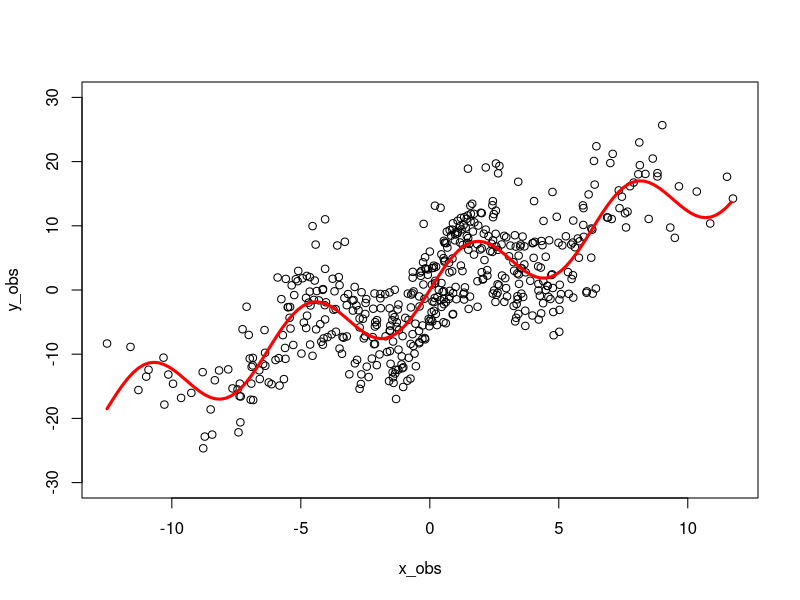
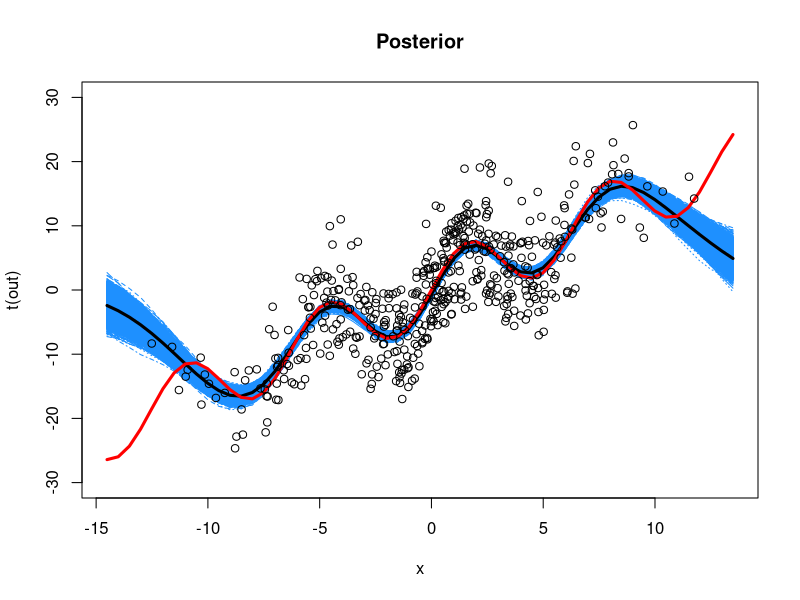

Here is the R script that generated these plots, in order:
#Gaussian processes regression 
rm(list=ls())

library(MASS) #to simulate from multivariate normals

#set the prior
#define a non informative mean function
m <- function(x){
  0*x
}
#define a Exponential square kernel with periodic component
K <- function(x, xprime, sigma2 = 2, ell = 10, 
              sigma2_2 = 0.1, ell2 = 1, p = 1) {
  
  # Force it to column matrix
  x = matrix(x)
  xprime = matrix(xprime)
  p= dim(x)[1];    
  n= dim(xprime)[1];
  
  # Broadcast the matrix
  x = matrix(x, nrow = p, ncol = n)
  xprime = matrix(xprime, nrow = n, ncol = p)
  
  # Compute the kernel
  xprime = t(xprime)
  return(sigma2 * exp(-(x - xprime)^2 / ell) +
          + sigma2_2 * exp(- 2/ell2 * sin(pi /p *abs(x - xprime)) ) )
}

#Simulate data 
true_link <- function(x){
  1.5*x + 5 * sin(x)
}
x_obs = rnorm(500, 0, 4)
y_obs = true_link(x_obs) + rnorm(100, 0, 5)
par(mfrow = c(1, 1))
plot(x_obs,y_obs, ylim =c(-30,30))
grid = seq(min(x_obs),max(x_obs),0.2)
lines(grid, true_link(grid), type = 'l', lwd = 3, col = 'red')

#estimate the model 
m_post <- function(x, y_obs, x_obs, sigmay = 5){
  K(x,x_obs)%*%solve(K(x_obs,x_obs) + sigmay*diag(length(x_obs)))%*%(y_obs - m(y_obs)) 
}

K_post  <- function(x, xprime, y_obs, x_obs, sigmay = 5){
  return(K(x,xprime) - 
           K(x,x_obs)%*%solve(K(x_obs,x_obs) + sigmay*diag(length(x_obs)))%*%
           K(x_obs,xprime) )
}


#plot the posterior
set.seed(0)
x = seq(min(x_obs)-2, max(x_obs)+2, 0.5)

# Compute Mean
mu = m_post(x, y_obs, x_obs)

# Compute Covariance
Sigma = K_post(x, x, y_obs, x_obs)

nsim = 10000
out = array(NA, dim = c(nsim, length(x)))
for (i in 1:nsim){
  out[i, ] = mvrnorm(1, mu, Sigma)
}

par(mfrow = c(1, 1))
matplot(x, t(out), type = 'l', col = 'dodgerblue', main = 'Posterior', ylim =c(-30,30))
lines(x, mu, type = 'l', lwd = 3, col = 'black')
lines(x, true_link(x), type = 'l', lwd = 3, col = 'red')
points(x_obs,y_obs)
